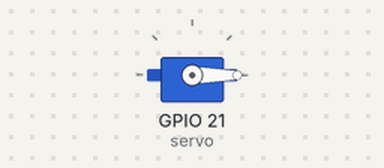
A sketch run on a simulated ESP32. Shown: servo.

Above: at 0.05 s.
At 4.0 s:
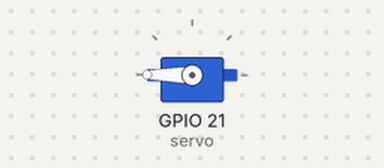
At 8.0 s:
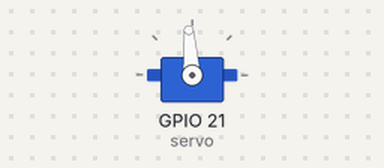
Timing chart, 0 to 10.4 s (numbered marks = the images above):
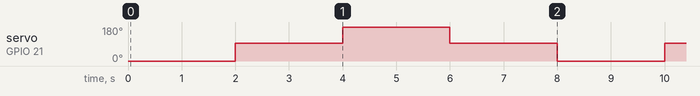

Measured:
- by itself, servo on GPIO 21 (servo): repeats every 8.0 s: 180° 2.0 s, 94° 2.0 s, 0° 2.0 s, 94° 2.0 s

The sketch:

PruebaHS311.ino
```cpp
#include <ESP32Servo.h>
Servo servo;
void setup() {
  servo.attach(21);
}

void loop() {
  servo.write(0);     // gira hacia un lado
  delay(2000);

  servo.write(94);    // detener
  delay(2000);

  servo.write(180);   // gira hacia el otro lado
  delay(2000);

  servo.write(94);    // detener
  delay(2000);
}
```
